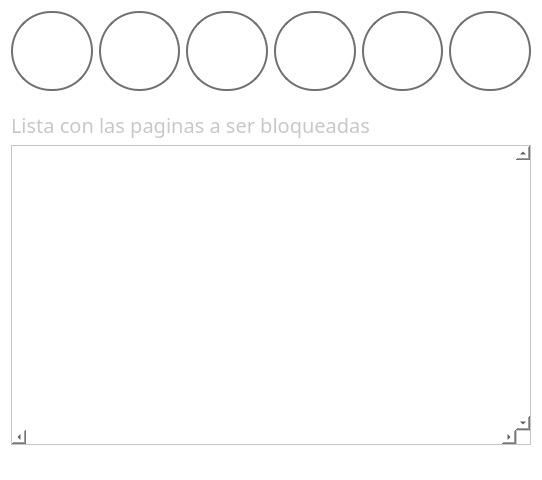
<?xml version="1.0" encoding="UTF-8"?>
<ui version="4.0">
 <class>Form</class>
 <widget class="QWidget" name="Form">
  <property name="geometry">
   <rect>
    <x>0</x>
    <y>0</y>
    <width>542</width>
    <height>480</height>
   </rect>
  </property>
  <property name="minimumSize">
   <size>
    <width>542</width>
    <height>480</height>
   </size>
  </property>
  <property name="maximumSize">
   <size>
    <width>542</width>
    <height>480</height>
   </size>
  </property>
  <property name="font">
   <font>
    <family>Akaash</family>
    <pointsize>11</pointsize>
   </font>
  </property>
  <property name="windowTitle">
   <string>LaboonAccess</string>
  </property>
  <property name="windowIcon">
   <iconset>
    <normaloff>../icons/control parental.svg</normaloff>../icons/control parental.svg</iconset>
  </property>
  <property name="windowOpacity">
   <double>1.000000000000000</double>
  </property>
  <property name="styleSheet">
   <string notr="true">background-color: rgb(255, 255, 255);</string>
  </property>
  <layout class="QVBoxLayout" name="verticalLayout">
   <item>
    <layout class="QHBoxLayout" name="horizontalLayout">
     <item>
      <widget class="QPushButton" name="btn_agregar">
       <property name="minimumSize">
        <size>
         <width>0</width>
         <height>80</height>
        </size>
       </property>
       <property name="toolTip">
        <string>Agregar una pagina ( ctrl + A )</string>
       </property>
       <property name="styleSheet">
        <string notr="true">#btn_agregar {
	border: 2px solid  rgb(112, 112, 112);
	border-radius: 40px;
}
#btn_agregar:hover{
	border: 2px solid  rgb(112, 112, 112);
	border-radius: 40px;
	background-color: rgb(236, 236, 236);
}</string>
       </property>
       <property name="text">
        <string/>
       </property>
       <property name="icon">
        <iconset>
         <normaloff>../icons/plus-circle.svg</normaloff>../icons/plus-circle.svg</iconset>
       </property>
       <property name="iconSize">
        <size>
         <width>48</width>
         <height>48</height>
        </size>
       </property>
       <property name="shortcut">
        <string/>
       </property>
      </widget>
     </item>
     <item>
      <widget class="QPushButton" name="btn_quitar">
       <property name="minimumSize">
        <size>
         <width>50</width>
         <height>80</height>
        </size>
       </property>
       <property name="toolTip">
        <string>Quitar pagina seleccionado ( supr )</string>
       </property>
       <property name="styleSheet">
        <string notr="true">#btn_quitar {
	border: 2px solid  rgb(112, 112, 112);
	border-radius: 40px;
}
#btn_quitar:hover{
	border: 2px solid  rgb(112, 112, 112);
	border-radius: 40px;
	background-color: rgb(236, 236, 236);
}</string>
       </property>
       <property name="text">
        <string/>
       </property>
       <property name="icon">
        <iconset>
         <normaloff>../icons/minus-circle.svg</normaloff>../icons/minus-circle.svg</iconset>
       </property>
       <property name="iconSize">
        <size>
         <width>48</width>
         <height>48</height>
        </size>
       </property>
       <property name="shortcut">
        <string>Del</string>
       </property>
      </widget>
     </item>
     <item>
      <widget class="QPushButton" name="btn_guardar">
       <property name="minimumSize">
        <size>
         <width>50</width>
         <height>80</height>
        </size>
       </property>
       <property name="toolTip">
        <string>Guardar la lista ( ctrl + S )</string>
       </property>
       <property name="styleSheet">
        <string notr="true">#btn_guardar {
	border: 2px solid  rgb(112, 112, 112);
	border-radius: 40px;
}
#btn_guardar:hover{
	border: 2px solid  rgb(112, 112, 112);
	border-radius: 40px;
	background-color: rgb(236, 236, 236);
}</string>
       </property>
       <property name="text">
        <string/>
       </property>
       <property name="icon">
        <iconset>
         <normaloff>../icons/save.svg</normaloff>../icons/save.svg</iconset>
       </property>
       <property name="iconSize">
        <size>
         <width>48</width>
         <height>48</height>
        </size>
       </property>
       <property name="shortcut">
        <string>Ctrl+S</string>
       </property>
      </widget>
     </item>
     <item>
      <widget class="QPushButton" name="btn_importar">
       <property name="minimumSize">
        <size>
         <width>50</width>
         <height>80</height>
        </size>
       </property>
       <property name="toolTip">
        <string>Importar lista de paginas ( ctrl + O )</string>
       </property>
       <property name="styleSheet">
        <string notr="true">#btn_importar {
	border: 2px solid  rgb(112, 112, 112);
	border-radius: 40px;
}
#btn_importar:hover{
	border: 2px solid  rgb(112, 112, 112);
	border-radius: 40px;
	background-color: rgb(236, 236, 236);
}</string>
       </property>
       <property name="text">
        <string/>
       </property>
       <property name="icon">
        <iconset>
         <normaloff>../icons/sunset.svg</normaloff>../icons/sunset.svg</iconset>
       </property>
       <property name="iconSize">
        <size>
         <width>48</width>
         <height>48</height>
        </size>
       </property>
       <property name="shortcut">
        <string>Ctrl+O</string>
       </property>
      </widget>
     </item>
     <item>
      <widget class="QPushButton" name="btn_exportar">
       <property name="minimumSize">
        <size>
         <width>50</width>
         <height>80</height>
        </size>
       </property>
       <property name="toolTip">
        <string>Exportar mi llista ( ctrl + E )</string>
       </property>
       <property name="styleSheet">
        <string notr="true">#btn_exportar {
	border: 2px solid  rgb(112, 112, 112);
	border-radius: 40px;
}
#btn_exportar:hover{
	border: 2px solid  rgb(112, 112, 112);
	border-radius: 40px;
	background-color: rgb(236, 236, 236);
}</string>
       </property>
       <property name="text">
        <string/>
       </property>
       <property name="icon">
        <iconset>
         <normaloff>../icons/sunrise.svg</normaloff>../icons/sunrise.svg</iconset>
       </property>
       <property name="iconSize">
        <size>
         <width>48</width>
         <height>48</height>
        </size>
       </property>
       <property name="shortcut">
        <string>Ctrl+E</string>
       </property>
      </widget>
     </item>
     <item>
      <widget class="QPushButton" name="btn_acerca">
       <property name="minimumSize">
        <size>
         <width>50</width>
         <height>80</height>
        </size>
       </property>
       <property name="toolTip">
        <string>Acerca de nosotros ( ctrl + D )</string>
       </property>
       <property name="styleSheet">
        <string notr="true">#btn_acerca {
	border: 2px solid  rgb(112, 112, 112);
	border-radius: 40px;
}
#btn_acerca:hover{
	border: 2px solid  rgb(112, 112, 112);
	border-radius: 40px;
	background-color: rgb(236, 236, 236);
}</string>
       </property>
       <property name="text">
        <string/>
       </property>
       <property name="icon">
        <iconset>
         <normaloff>../icons/user.svg</normaloff>../icons/user.svg</iconset>
       </property>
       <property name="iconSize">
        <size>
         <width>48</width>
         <height>48</height>
        </size>
       </property>
       <property name="shortcut">
        <string>Ctrl+D</string>
       </property>
      </widget>
     </item>
    </layout>
   </item>
   <item>
    <spacer name="verticalSpacer">
     <property name="orientation">
      <enum>Qt::Vertical</enum>
     </property>
     <property name="sizeHint" stdset="0">
      <size>
       <width>20</width>
       <height>40</height>
      </size>
     </property>
    </spacer>
   </item>
   <item>
    <widget class="QLabel" name="label">
     <property name="font">
      <font>
       <family>Akaash</family>
       <pointsize>15</pointsize>
       <weight>50</weight>
       <bold>false</bold>
      </font>
     </property>
     <property name="styleSheet">
      <string notr="true">color: rgb(200, 200, 200);</string>
     </property>
     <property name="text">
      <string>Lista con las paginas a ser bloqueadas</string>
     </property>
    </widget>
   </item>
   <item>
    <widget class="QListWidget" name="listWidget">
     <property name="enabled">
      <bool>true</bool>
     </property>
     <property name="minimumSize">
      <size>
       <width>0</width>
       <height>300</height>
      </size>
     </property>
     <property name="font">
      <font>
       <family>Akaash</family>
       <pointsize>13</pointsize>
      </font>
     </property>
     <property name="styleSheet">
      <string notr="true">color: rgb(103, 103, 103);</string>
     </property>
     <property name="verticalScrollBarPolicy">
      <enum>Qt::ScrollBarAlwaysOn</enum>
     </property>
     <property name="horizontalScrollBarPolicy">
      <enum>Qt::ScrollBarAlwaysOn</enum>
     </property>
    </widget>
   </item>
   <item>
    <widget class="QLabel" name="lbl_estado">
     <property name="font">
      <font>
       <pointsize>12</pointsize>
       <italic>true</italic>
      </font>
     </property>
     <property name="styleSheet">
      <string notr="true">color: rgb(200, 200, 200);</string>
     </property>
     <property name="text">
      <string/>
     </property>
    </widget>
   </item>
  </layout>
 </widget>
 <resources/>
 <connections/>
</ui>
